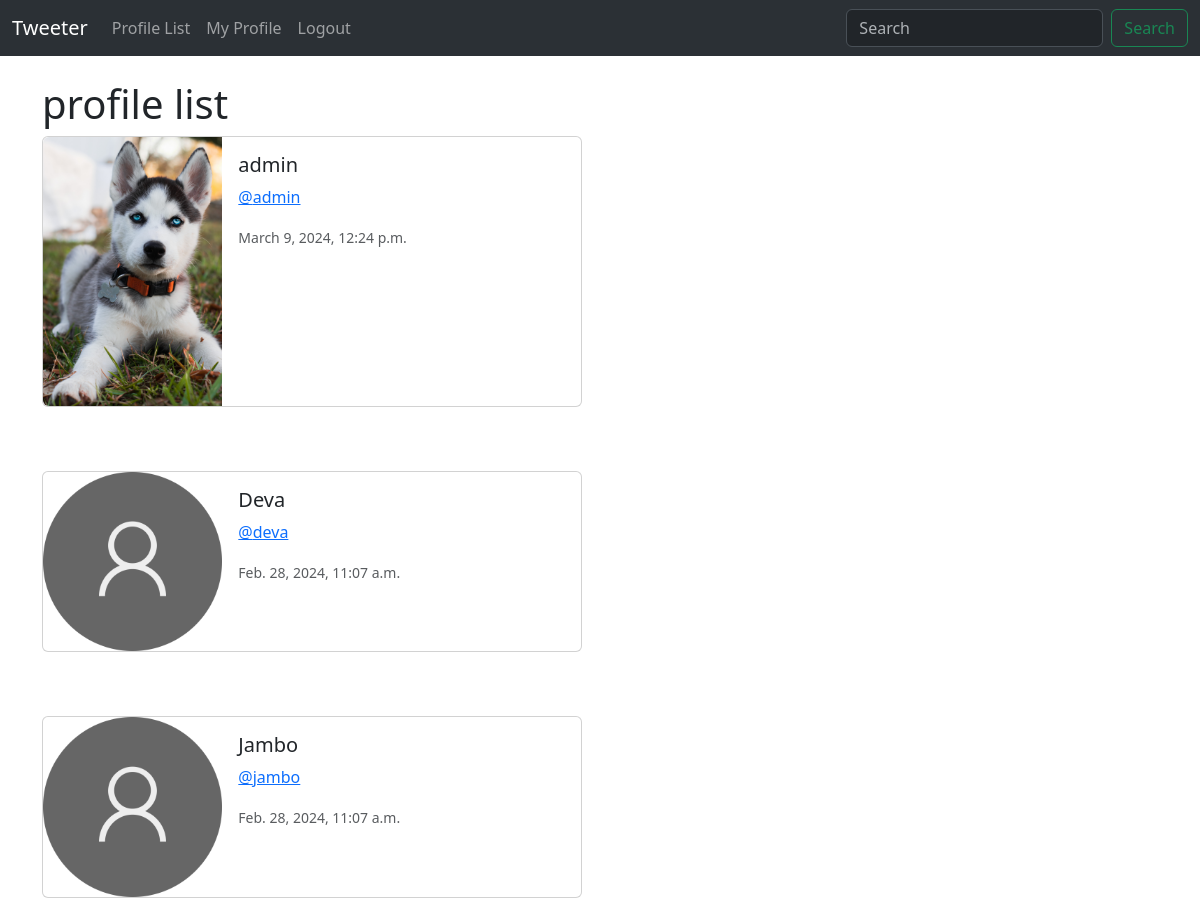
The page /profile-list/ (signed in, upper part) on the database as committed earlier.
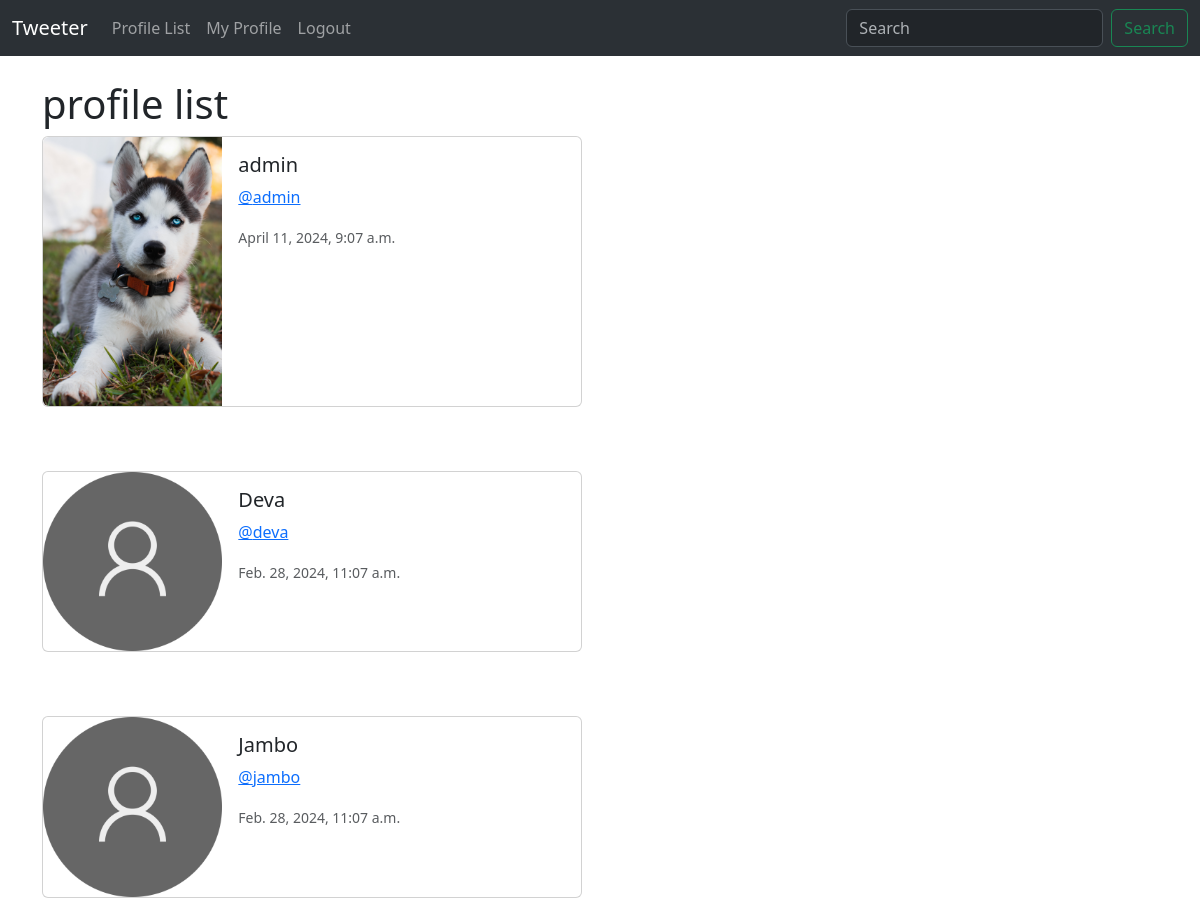
The same page on the database as committed later.
### musker/models.py (models this page shows, shortened)
class Profile(models.Model):
    user = models.OneToOneField(User, on_delete=models.CASCADE)
    follows = models.ManyToManyField(
        "self", related_name="followed_by", symmetrical=False, blank=True
    )
    profile_image = models.ImageField(null=True,blank=True,upload_to='images/')
    date_modified = models.DateTimeField(User, auto_now=True, auto_now_add=False)

### musker/views.py (the view)
# urls.py: path('profile-list/',views.profile_list,name='profile_list'),
def profile_list(request):
    if request.user.is_authenticated:
        profiles = Profile.objects.exclude(user=request.user)
        return render(request, 'profile_list.html',{"profiles":profiles})
    else:
        messages.error(request,("Error: You need to login first"))
        return redirect('home')

### templates/profile_list.html (shortened to what this page needs)
{% extends 'base.html' %}
{% load static %}
{% block container %}
<h1>profile list</h1>
{% if profiles %}
    {% for i  in profiles %}
    <div class="card mb-3" style="max-width: 540px;">
        <div class="row g-0">
          <div class="col-md-4">
            {% if i.profile_image %}
            <img src="{{i.profile_image.url}}" class="img-fluid rounded-start" width="200"  height="200" alt="{{i.user.username}}">
            {% else %}
            <img src="{% static 'images/user_img.png' %}" class="img-fluid rounded-start" alt="...">
            {% endif %}
          </div>
          <div class="col-md-8">
            <div class="card-body">
              <h5 class="card-title">{{i.user.username}}</h5>
              <p><a href="{% url 'profile' i.user.id%}">@{{i.user.username | lower}}</a> </p>
              <p class="card-text"><small class="text-body-secondary">{{i.date_modified}}</small></p>
            </div>
          </div>
        </div>
      </div>
    <br> <br>
    {% endfor %}
{% endif %}
{% endblock container %}

Rows that differ between the two databases and show on the page:
changed Profile "admin": date_modified "March 9, 2024, 12:24 p.m." → "April 11, 2024, 9:07 a.m."
